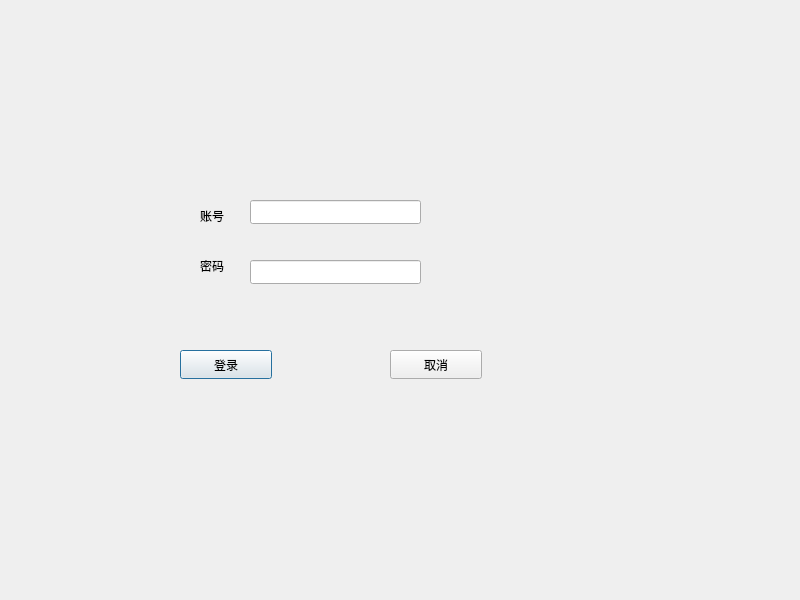
<?xml version="1.0" encoding="UTF-8"?>
<ui version="4.0">
 <class>LoginDialog</class>
 <widget class="QDialog" name="LoginDialog">
  <property name="geometry">
   <rect>
    <x>0</x>
    <y>0</y>
    <width>800</width>
    <height>600</height>
   </rect>
  </property>
  <property name="windowTitle">
   <string>LoginDialog</string>
  </property>
  <property name="windowIcon">
   <iconset>
    <normaloff>account/login.ico</normaloff>account/login.ico</iconset>
  </property>
  <widget class="QLabel" name="imageLabel">
   <property name="geometry">
    <rect>
     <x>0</x>
     <y>0</y>
     <width>771</width>
     <height>581</height>
    </rect>
   </property>
   <property name="text">
    <string/>
   </property>
   <property name="pixmap">
    <pixmap resource="image.qrc">:/account/account/login.png</pixmap>
   </property>
  </widget>
  <widget class="QLineEdit" name="accountEdit">
   <property name="geometry">
    <rect>
     <x>250</x>
     <y>200</y>
     <width>171</width>
     <height>24</height>
    </rect>
   </property>
  </widget>
  <widget class="QLineEdit" name="passwdEdit">
   <property name="geometry">
    <rect>
     <x>250</x>
     <y>260</y>
     <width>171</width>
     <height>24</height>
    </rect>
   </property>
   <property name="echoMode">
    <enum>QLineEdit::Password</enum>
   </property>
  </widget>
  <widget class="QPushButton" name="loginBtn">
   <property name="geometry">
    <rect>
     <x>180</x>
     <y>350</y>
     <width>92</width>
     <height>29</height>
    </rect>
   </property>
   <property name="text">
    <string>登录</string>
   </property>
  </widget>
  <widget class="QPushButton" name="cancelBtn">
   <property name="geometry">
    <rect>
     <x>390</x>
     <y>350</y>
     <width>92</width>
     <height>29</height>
    </rect>
   </property>
   <property name="text">
    <string>取消</string>
   </property>
  </widget>
  <widget class="QLabel" name="accountLabel">
   <property name="geometry">
    <rect>
     <x>200</x>
     <y>200</y>
     <width>31</width>
     <height>31</height>
    </rect>
   </property>
   <property name="text">
    <string>账号</string>
   </property>
  </widget>
  <widget class="QLabel" name="passwdLabel">
   <property name="geometry">
    <rect>
     <x>200</x>
     <y>250</y>
     <width>31</width>
     <height>31</height>
    </rect>
   </property>
   <property name="text">
    <string>密码</string>
   </property>
  </widget>
 </widget>
 <resources>
  <include location="image.qrc"/>
 </resources>
 <connections/>
</ui>
